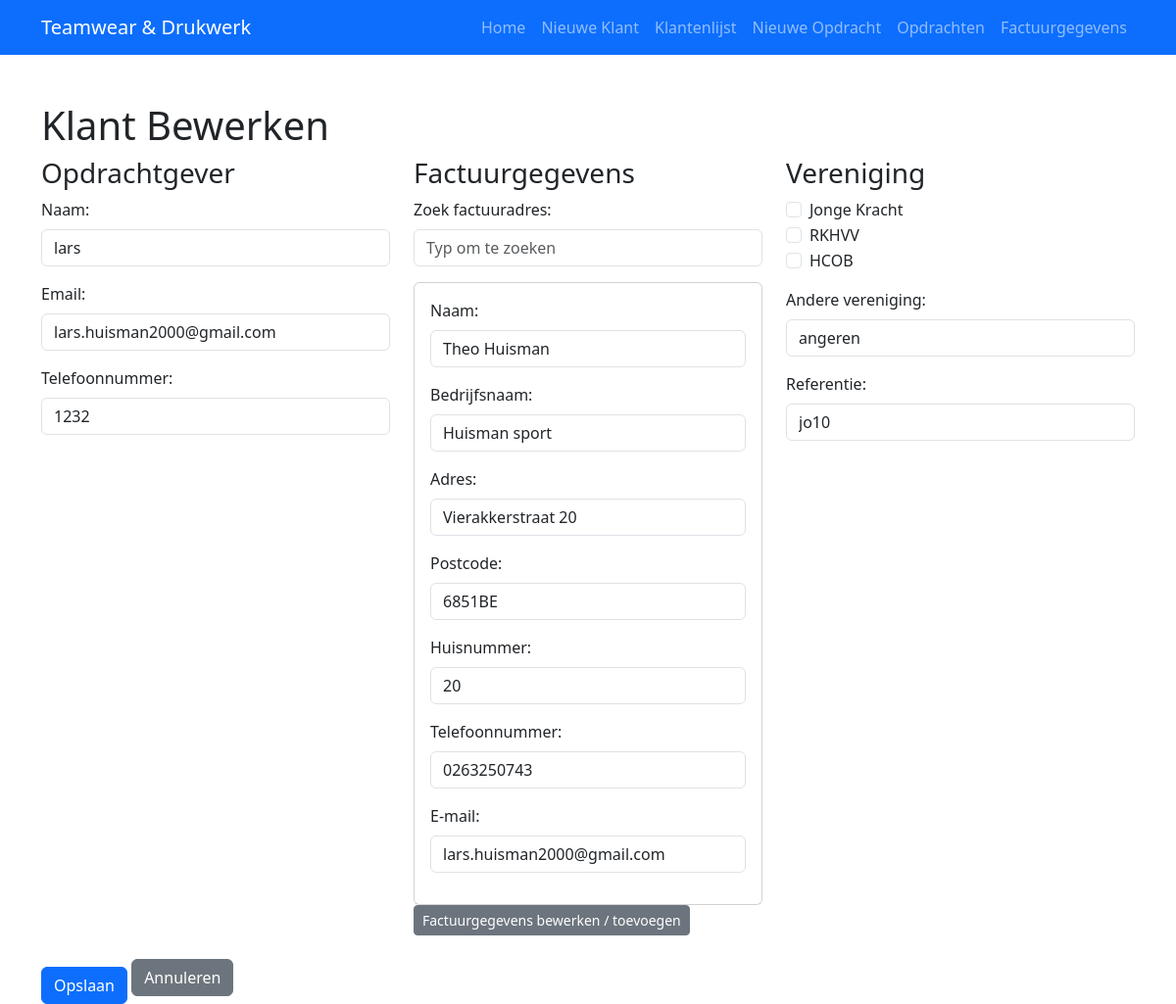
The app's page /edit_customer/1, older data.
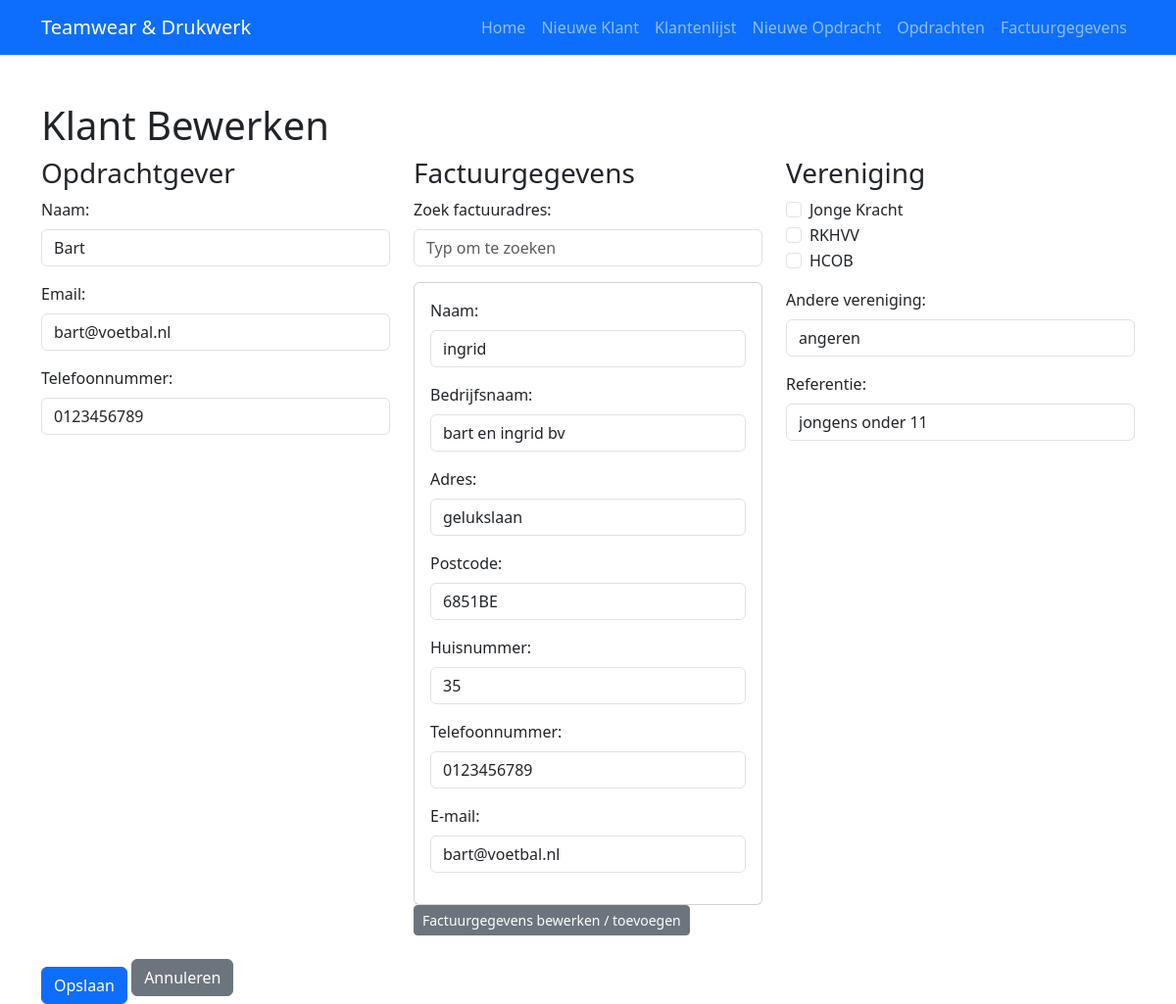
The same page, newer data.
### app.py (models this page shows, shortened)
class Customer(db.Model):
    id = db.Column(db.Integer, primary_key=True)
    name = db.Column(db.String(100), nullable=False)
    email = db.Column(db.String(100), nullable=False)
    telefoon = db.Column(db.String(50))
    referentie = db.Column(db.String(100))
    billing_info_id = db.Column(db.Integer, db.ForeignKey('billing_info.id'), nullable=True)
    vereniging = db.Column(db.String(200), nullable=True)  # Comma-separated string
    assignments = db.relationship('Assignment', backref='customer', cascade="all, delete-orphan", lazy=True)
    billing_info = db.relationship('BillingInfo', foreign_keys=[billing_info_id], uselist=False)

class BillingInfo(db.Model):
    id = db.Column(db.Integer, primary_key=True)
    name = db.Column(db.String(100), nullable=False)
    address = db.Column(db.String(200))
    postcode = db.Column(db.String(20))
    housenumber = db.Column(db.String(20))
    phone = db.Column(db.String(50))
    companyname = db.Column(db.String(100))
    email = db.Column(db.String(100))

### app.py (the view, shortened to what this page needs)
@app.route('/edit_customer/<int:id>', methods=['GET', 'POST'])
def edit_customer(id):
    customer = Customer.query.get_or_404(id)
    billing_info = customer.billing_info
    billing_infos = BillingInfo.query.all()
    known_verenigingen = {"Jonge Kracht", "RKHVV", "HCOB"}
    ven_list = []
    vrije_invoer = ""
    if customer.vereniging:
        items = customer.vereniging.split(',')
        for item in items:
            if item in known_verenigingen:
                ven_list.append(item)
            else:
                vrije_invoer = item
    return render_template('edit_customer.html',
                           customer=customer,
                           billing_info=billing_info,
                           billing_infos=billing_infos,
                           ven_list=ven_list,
                           vrije_invoer=vrije_invoer)

### templates/edit_customer.html (shortened to what the changed rows need)
<!doctype html>
<html lang="nl">
  <head>
    <link href="https://cdn.jsdelivr.net/npm/bootstrap@5.3.0/dist/css/bootstrap.min.css" rel="stylesheet">
  </head>
  <body>
    <div class="container mt-5">
      <h1>Klant Bewerken</h1>
      <form method="post" id="editCustomerForm">
        <div class="row">
          <div class="col-md-4">
            <div class="mb-3">
              <label for="name" class="form-label">Naam:</label>
              <input type="text" class="form-control" id="name" name="name" value="{{ customer.name }}" required>
            </div>
            <div class="mb-3">
              <label for="email" class="form-label">Email:</label>
              <input type="email" class="form-control" id="email" name="email" value="{{ customer.email }}" required>
            </div>
            <div class="mb-3">
              <label for="telefoon" class="form-label">Telefoonnummer:</label>
              <input type="text" class="form-control" id="telefoon" name="telefoon" value="{{ customer.telefoon if customer.telefoon else '' }}">
            </div>
          </div>
          <div class="col-md-4">
            <div class="collapse {% if billing_info %}show{% endif %}" id="newBillingAddress">
              <div class="card card-body">
                <div class="mb-3">
                  <label for="factuur_naam" class="form-label">Naam:</label>
                  <input type="text" class="form-control" id="factuur_naam" name="factuur_naam" placeholder="Vul de naam in" value="{{ billing_info.name if billing_info else '' }}">
                </div>
                <div class="mb-3">
                  <label for="factuur_companyname" class="form-label">Bedrijfsnaam:</label>
                  <input type="text" class="form-control" id="factuur_companyname" name="factuur_companyname" placeholder="Vul de bedrijfsnaam in" value="{{ billing_info.companyname if billing_info else '' }}">
                </div>
                <div class="mb-3">
                  <label for="factuur_adres" class="form-label">Adres:</label>
                  <input type="text" class="form-control" id="factuur_adres" name="factuur_adres" placeholder="Vul het adres in" value="{{ billing_info.address if billing_info else '' }}">
                </div>
                <div class="mb-3">
                  <label for="factuur_postcode" class="form-label">Postcode:</label>
                  <input type="text" class="form-control" id="factuur_postcode" name="factuur_postcode" placeholder="Vul de postcode in" value="{{ billing_info.postcode if billing_info else '' }}">
                </div>
                <div class="mb-3">
                  <label for="factuur_huisnummer" class="form-label">Huisnummer:</label>
                  <input type="text" class="form-control" id="factuur_huisnummer" name="factuur_huisnummer" placeholder="Vul het huisnummer in" value="{{ billing_info.housenumber if billing_info else '' }}">
                </div>
                <div class="mb-3">
                  <label for="factuur_telefoon" class="form-label">Telefoonnummer:</label>
                  <input type="text" class="form-control" id="factuur_telefoon" name="factuur_telefoon" placeholder="Vul het telefoonnummer in" value="{{ billing_info.phone if billing_info else '' }}">
                </div>
                <div class="mb-3">
                  <label for="factuur_email" class="form-label">E-mail:</label>
                  <input type="email" class="form-control" id="factuur_email" name="factuur_email" placeholder="voorbeeld@domein.nl" value="{{ billing_info.email if billing_info else '' }}">
                </div>
              </div>
            </div>
          </div>
          <div class="col-md-4">
            <div class="mt-3">
              <label for="andere_vereniging" class="form-label">Andere vereniging:</label>
              <input type="text" class="form-control" id="andere_vereniging" name="andere_vereniging" placeholder="Voer een andere vereniging in" value="{{ vrije_invoer }}">
            </div>
            <div class="mt-3">
              <label for="referentie" class="form-label">Referentie:</label>
              <input type="text" class="form-control" id="referentie" name="referentie" placeholder="Voer referentie in" value="{{ customer.referentie if customer.referentie else '' }}">
            </div>
          </div>
        </div>
      </form>
    </div>
  </body>
</html>

Row changes from the older to the newer data that the page shows:
changed Customer "angeren": name "lars" → "Bart"; email "lars.huisman2000@gmail.com" → "bart@voetbal.nl"; telefoon "1232" → "0123456789"; referentie "jo10" → "jongens onder 11"
changed BillingInfo "6851BE": factuur_naam "Theo Huisman" → "ingrid"; factuur_companyname "Huisman sport" → "bart en ingrid bv"; factuur_adres "Vierakkerstraat 20" → "gelukslaan"; factuur_huisnummer "20" → "35"; factuur_telefoon "0263250743" → "0123456789"; factuur_email "lars.huisman2000@gmail.com" → "bart@voetbal.nl"
